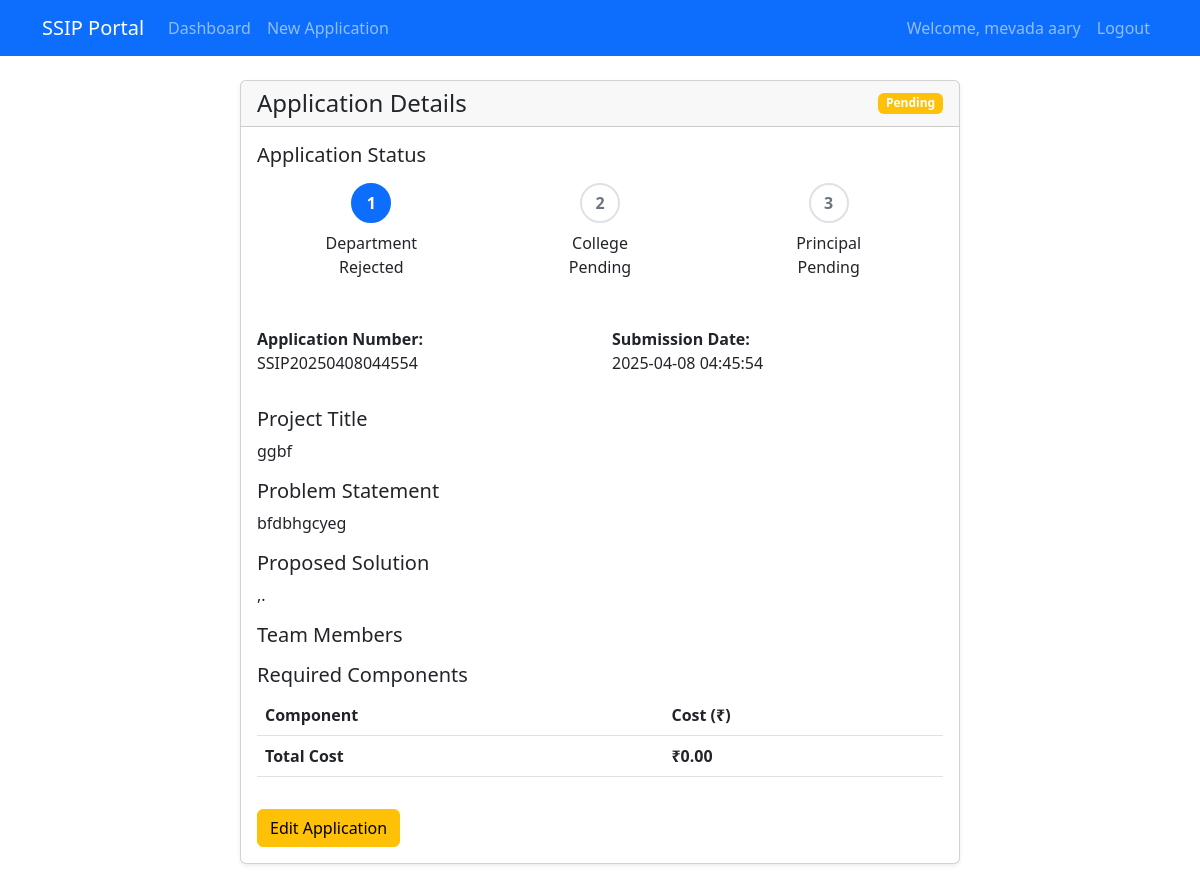
Before: /application/2 (signed in) with the older database file.
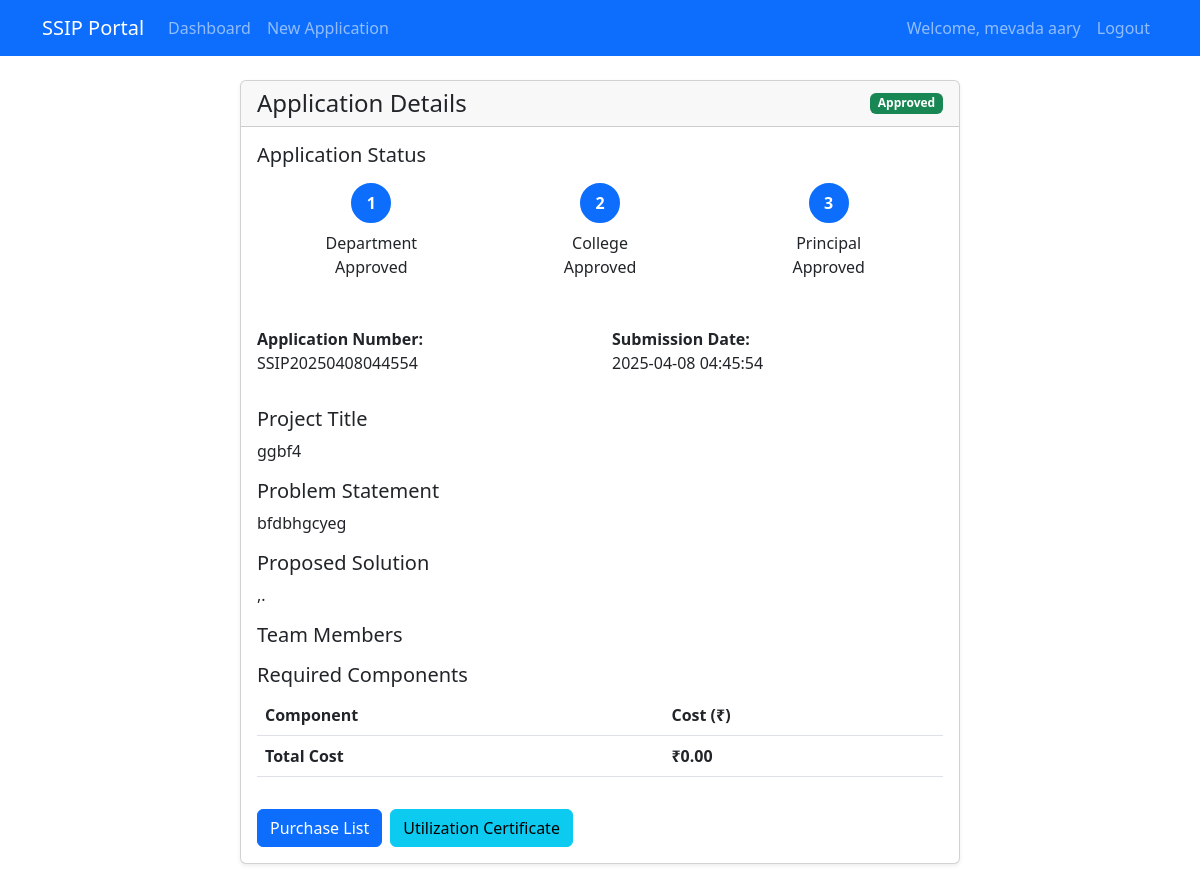
After: the same page with the newer database file.
### app.py (models this page shows, shortened)
class User(UserMixin, db.Model):
    id = db.Column(db.Integer, primary_key=True)
    email = db.Column(db.String(120), unique=True, nullable=False)
    password = db.Column(db.String(100), nullable=False)
    role = db.Column(db.String(20), nullable=False)  # student, dept_coord, college_coord, principal
    name = db.Column(db.String(100), nullable=False)
    department = db.Column(db.String(100))
    applications = db.relationship('Application', backref='applicant', lazy=True)

class Application(db.Model):
    id = db.Column(db.Integer, primary_key=True)
    application_number = db.Column(db.String(20), unique=True, nullable=False)
    project_title = db.Column(db.String(200), nullable=False)
    problem_statement = db.Column(db.Text, nullable=False)
    solution = db.Column(db.Text, nullable=False)
    team_members = db.Column(db.Text, nullable=False)
    required_components = db.Column(db.Text, nullable=False)
    total_cost = db.Column(db.Float, nullable=False)
    mentor_name = db.Column(db.String(100), nullable=True)
    mentor_email = db.Column(db.String(120), nullable=True)
    mentor_approval = db.Column(db.Boolean, default=False)
    mentor_approval_date = db.Column(db.DateTime, nullable=True)
    dept_status = db.Column(db.String(20), default='pending')
    dept_remarks = db.Column(db.Text)
    dept_review_date = db.Column(db.DateTime)
    college_status = db.Column(db.String(20), default='pending')
    college_remarks = db.Column(db.Text)
    college_review_date = db.Column(db.DateTime)
    principal_status = db.Column(db.String(20), default='pending')
    principal_remarks = db.Column(db.Text)
    principal_review_date = db.Column(db.DateTime)
    created_at = db.Column(db.DateTime, default=datetime.utcnow)
    last_updated = db.Column(db.DateTime, default=datetime.utcnow, onupdate=datetime.utcnow)
    user_id = db.Column(db.Integer, db.ForeignKey('user.id'), nullable=False)
    purchase_lists = db.relationship('PurchaseList', backref='application', lazy=True)
    utilization_certificates = db.relationship('UtilizationCertificate', backref='application', lazy=True)
    notifications = db.relationship('Notification', backref=db.backref('application', lazy=True), lazy=True)

### app.py (the view)
@app.route('/application/<int:id>')
@login_required
def view_application(id):
    application = Application.query.get_or_404(id)
    return render_template('view_application.html', application=application)

### app.py (called while the page is built)
@app.template_filter('from_json')
def from_json(value):
    try:
        return json.loads(value) if value else []
    except:
        return []

@login_manager.user_loader
def load_user(user_id):
    return User.query.get(int(user_id))

### templates/view_application.html (shortened to what this page needs)
{% extends "base.html" %}
{% block content %}
<div class="container">
    <div class="row justify-content-center">
        <div class="col-md-8">
            <div class="card">
                <div class="card-header d-flex justify-content-between align-items-center">
                    <h4 class="mb-0">Application Details</h4>
                    <span class="badge {% if application.principal_status == 'approved' %}bg-success{% elif application.principal_status == 'rejected' %}bg-danger{% else %}bg-warning{% endif %}">
                        {{ application.principal_status|title }}
                    </span>
                </div>
                <div class="card-body">
                    <div class="mb-4">
                        <h5>Application Status</h5>
                        <div class="progress-tracker mt-3">
                            <div class="progress-step {% if application.dept_status != 'pending' %}completed{% endif %} {% if application.dept_status == 'pending' %}active{% endif %}">
                                <div class="progress-step-icon">1</div>
                                <p class="mt-2">Department<br>{{ application.dept_status|title }}</p>
                            </div>
                            <div class="progress-step {% if application.college_status != 'pending' and application.dept_status == 'approved' %}completed{% endif %} ">
                                <div class="progress-step-icon">2</div>
                                <p class="mt-2">College<br>{{ application.college_status|title }}</p>
                            </div>
                            <div class="progress-step {% if application.principal_status != 'pending' and application.college_status == 'approved' %}completed{% endif %} ">
                                <div class="progress-step-icon">3</div>
                                <p class="mt-2">Principal<br>{{ application.principal_status|title }}</p>
                            </div>
                        </div>
                    </div>
                    <div class="row mb-3">
                        <div class="col-md-6">
                            <p><strong>Application Number:</strong><br>{{ application.application_number }}</p>
                        </div>
                        <div class="col-md-6">
                            <p><strong>Submission Date:</strong><br>{{ application.created_at.strftime('%Y-%m-%d %H:%M:%S') }}</p>
                        </div>
                    </div>
                    <div class="mb-3">
                        <h5>Project Title</h5>
                        <p>{{ application.project_title }}</p>
                    </div>
                    <div class="mb-3">
                        <h5>Problem Statement</h5>
                        <p>{{ application.problem_statement }}</p>
                    </div>
                    <div class="mb-3">
                        <h5>Proposed Solution</h5>
                        <p>{{ application.solution }}</p>
                    </div>
                    <div class="mb-3">
                        <h5>Team Members</h5>
                    </div>
                    <div class="mb-3">
                        <h5>Required Components</h5>
                        <div class="table-responsive">
                            <table class="table">
                                <thead>
                                    <tr>
                                        <th>Component</th>
                                        <th>Cost (₹)</th>
                                    </tr>
                                </thead>
                                <tfoot>
                                    <tr>
                                        <th>Total Cost</th>
                                        <th>₹{{ "%.2f"|format(application.total_cost) }}</th>
                                    </tr>
                                </tfoot>
                            </table>
                        </div>
                    </div>
                    <div class="d-flex gap-2">
                        {% if current_user.id == application.user_id and application.dept_status == 'rejected' %}
                        <a href="{{ url_for('edit_application', id=application.id) }}" class="btn btn-warning">
                            Edit Application
                        </a>
                        {% endif %}
                        {% if application.principal_status == 'approved' %}
                        <a href="{{ url_for('purchase_list', id=application.id) }}" class="btn btn-primary">
                            Purchase List
                        </a>
                        <a href="{{ url_for('utilization_certificate', id=application.id) }}" class="btn btn-info">
                            Utilization Certificate
                        </a>
                        {% endif %}
                    </div>
                </div>
            </div>
        </div>
    </div>
</div>
{% endblock %}

### templates/base.html (shortened to what this page needs)
<!DOCTYPE html>
<html lang="en">
<head>
    <link href="https://cdn.jsdelivr.net/npm/bootstrap@5.3.0/dist/css/bootstrap.min.css" rel="stylesheet">
    <link rel="stylesheet" href="{{ url_for('static', filename='css/style.css') }}">
</head>
<body>
    <nav class="navbar navbar-expand-lg navbar-dark bg-primary">
        <div class="container">
            <a class="navbar-brand" href="{{ url_for('index') }}">SSIP Portal</a>
            <div class="collapse navbar-collapse" id="navbarNav">
                <ul class="navbar-nav me-auto">
                    {% if current_user.is_authenticated %}
                        <li class="nav-item">
                            <a class="nav-link" href="{{ url_for('dashboard') }}">Dashboard</a>
                        </li>
                        {% if current_user.role == 'student' %}
                            <li class="nav-item">
                                <a class="nav-link" href="{{ url_for('new_application') }}">New Application</a>
                            </li>
                        {% endif %}
                    {% endif %}
                </ul>
                <ul class="navbar-nav">
                    {% if current_user.is_authenticated %}
                        <li class="nav-item">
                            <span class="nav-link">Welcome, {{ current_user.name }}</span>
                        </li>
                        <li class="nav-item">
                            <a class="nav-link" href="{{ url_for('logout') }}">Logout</a>
                        </li>
                    {% endif %}
                </ul>
            </div>
        </div>
    </nav>
    <div class="container mt-4">
        {% block content %}{% endblock %}
    </div>
</body>
</html>

### static/css/style.css (style rules this page uses)
.progress-tracker { display: flex; justify-content: space-between; align-items: center; margin: 2rem 0; padding: 0; list-style: none; }
.progress-step { flex: 1; text-align: center; position: relative; }
.progress-step::after { content: ''; position: absolute; top: 50%; left: 50%; width: 100%; height: 2px; background: #dee2e6; z-index: -1; }
.progress-step:last-child::after { display: none; }
.progress-step-icon { display: inline-flex; justify-content: center; align-items: center; width: 40px; height: 40px; border-radius: 50%; background: #fff; border: 2px solid #dee2e6; color: #6c757d; font-weight: bold; }
.progress-step.completed .progress-step-icon { background: #0d6efd; border-color: #0d6efd; color: #fff; }
.card { margin-bottom: 1.5rem; box-shadow: 0 0.125rem 0.25rem rgba(0, 0, 0, 0.075); }

Changed rows visible on the page:
changed Application "SSIP20250408044554": principal_status "Pending" → "Approved"; dept_status "Rejected" → "Approved"; college_status "Pending" → "Approved"; project_title "ggbf" → "ggbf4"
Other visible differences:
text no longer shown: "Edit Application"
text now shown: "Purchase List Utilization Certificate"
